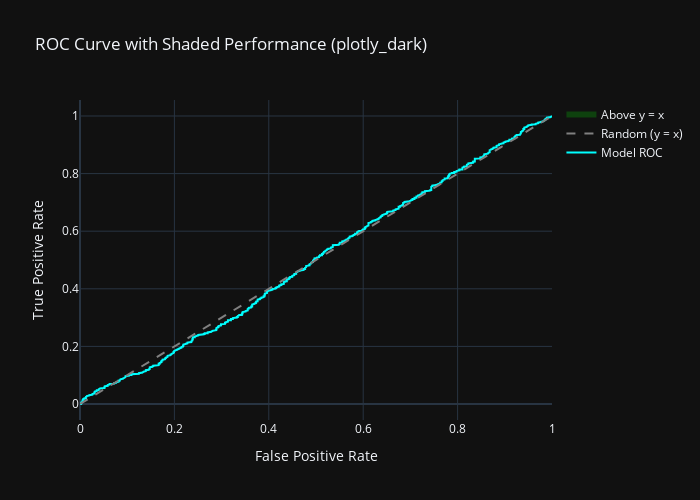

The code cell stored with this chart in its notebook:
### Code cell
import plotly.graph_objects as go
from sklearn.metrics import roc_curve

# Get ROC data
# fpr, tpr, _ = roc_curve(y_true, y_score)  # Replace with your arrays

# Create y = x baseline
diagonal = fpr  # Since fpr goes from 0 to 1

# Create figure
fig = go.Figure()

# ROC curve
fig.add_trace(go.Scatter(
    x=fpr,
    y=tpr,
    mode='lines',
    name='Model ROC',
    line=dict(color='cyan')
))

# y = x line
fig.add_trace(go.Scatter(
    x=fpr,
    y=diagonal,
    mode='lines',
    name='Random (y = x)',
    line=dict(dash='dash', color='gray')
))

# Shaded: Where ROC is above random
fig.add_trace(go.Scatter(
    x=fpr,
    y=diagonal,
    fill='tonexty',
    mode='none',
    name='Above y = x',
    fillcolor='rgba(0,255,0,0.2)'
))

fig.update_layout(
    title='ROC Curve with Shaded Performance (plotly_dark)',
    xaxis_title='False Positive Rate',
    yaxis_title='True Positive Rate',
    template='plotly_dark',
    width=700,
    height=500
)

fig.show()

### Figure 1 — Plotly figure (JSON) as saved in the notebook; plotly's stock layout.template omitted (floating-point values rounded to 4 significant figures; data arrays with more than 128 entries replaced by an {"elided": "..."} marker saying what was removed)
{"data": [{"line": {"color": "cyan"}, "mode": "lines", "name": "Model ROC", "type": "scatter", "x": {"elided": "998 float values"}, "y": {"elided": "998 float values"}}, {"line": {"color": "gray", "dash": "dash"}, "mode": "lines", "name": "Random (y = x)", "type": "scatter", "x": {"elided": "998 float values"}, "y": {"elided": "998 float values"}}, {"fill": "tonexty", "fillcolor": "rgba(0,255,0,0.2)", "mode": "none", "name": "Above y = x", "type": "scatter", "x": {"elided": "998 float values"}, "y": {"elided": "998 float values"}}], "layout": {"height": 500, "title": {"text": "ROC Curve with Shaded Performance (plotly_dark)"}, "width": 700, "xaxis": {"title": {"text": "False Positive Rate"}}, "yaxis": {"title": {"text": "True Positive Rate"}}}}
